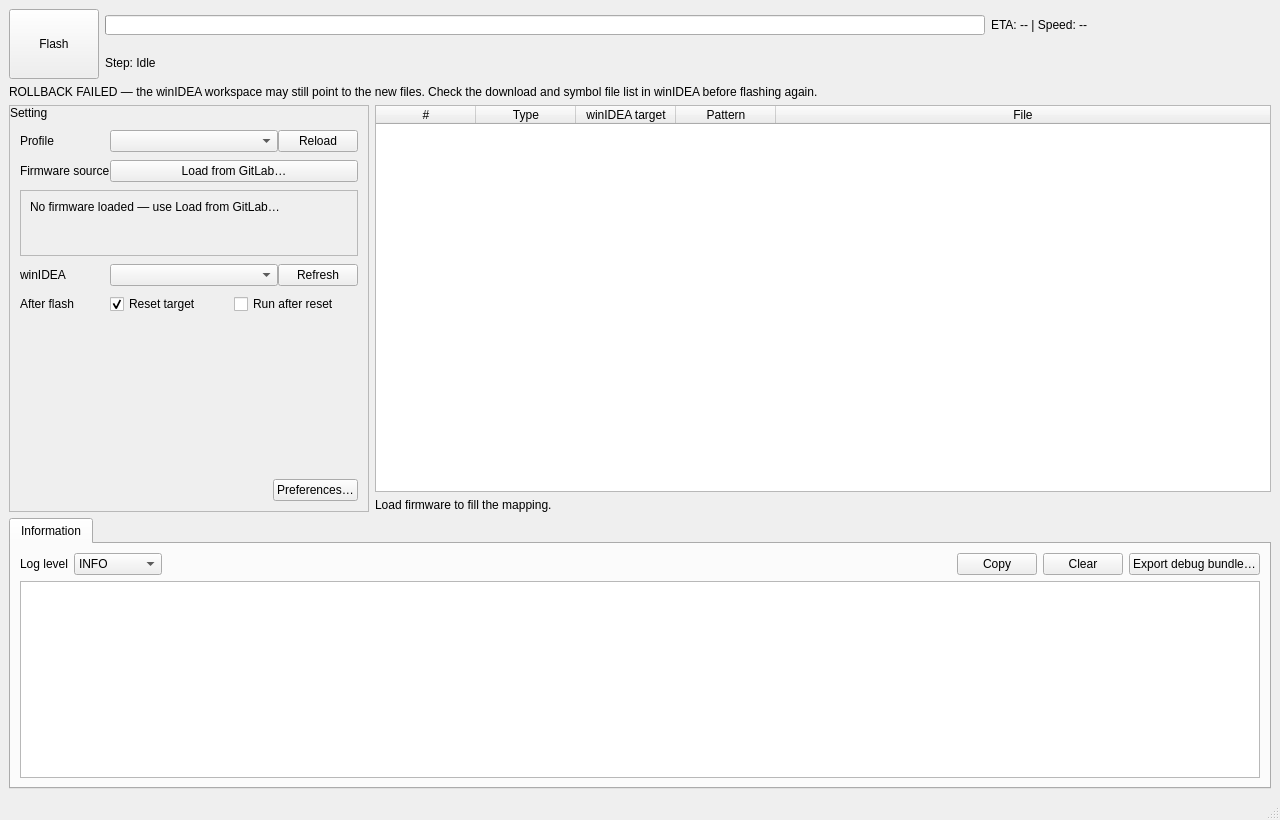
<?xml version="1.0" encoding="UTF-8"?>
<ui version="4.0">
 <class>MainWindow</class>
 <widget class="QMainWindow" name="MainWindow">
  <property name="geometry">
   <rect>
    <x>0</x>
    <y>0</y>
    <width>1280</width>
    <height>820</height>
   </rect>
  </property>
  <property name="windowTitle">
   <string>WFlash</string>
  </property>
  <widget class="QWidget" name="centralWidget_main">
   <layout class="QVBoxLayout" name="verticalLayout_main" stretch="0,0,3,2">
    <item>
     <layout class="QHBoxLayout" name="horizontalLayout_flashHeader">
      <item>
       <widget class="QPushButton" name="pushButton_flash">
        <property name="minimumSize">
         <size>
          <width>90</width>
          <height>70</height>
         </size>
        </property>
        <property name="maximumSize">
         <size>
          <width>90</width>
          <height>70</height>
         </size>
        </property>
        <property name="text">
         <string>Flash</string>
        </property>
        <property name="state" stdset="0">
         <string>idle</string>
        </property>
       </widget>
      </item>
      <item>
       <layout class="QVBoxLayout" name="verticalLayout_flashProgress">
        <item>
         <layout class="QHBoxLayout" name="horizontalLayout_progressRow">
          <item>
           <widget class="QProgressBar" name="progressBar_flash">
            <property name="sizePolicy">
             <sizepolicy hsizetype="Expanding" vsizetype="Fixed">
              <horstretch>1</horstretch>
              <verstretch>0</verstretch>
             </sizepolicy>
            </property>
            <property name="minimumSize">
             <size>
              <width>0</width>
              <height>20</height>
             </size>
            </property>
            <property name="maximumSize">
             <size>
              <width>16777215</width>
              <height>20</height>
             </size>
            </property>
            <property name="value">
             <number>0</number>
            </property>
            <property name="textVisible">
             <bool>false</bool>
            </property>
           </widget>
          </item>
          <item>
           <widget class="QLabel" name="label_flashStats">
            <property name="minimumSize">
             <size>
              <width>280</width>
              <height>0</height>
             </size>
            </property>
            <property name="text">
             <string>ETA: -- | Speed: --</string>
            </property>
           </widget>
          </item>
         </layout>
        </item>
        <item>
         <widget class="QLabel" name="label_step">
          <property name="text">
           <string>Step: Idle</string>
          </property>
         </widget>
        </item>
       </layout>
      </item>
     </layout>
    </item>
    <item>
     <widget class="QLabel" name="label_rollbackWarning">
      <property name="visible">
       <bool>false</bool>
      </property>
      <property name="text">
       <string>ROLLBACK FAILED — the winIDEA workspace may still point to the new files. Check the download and symbol file list in winIDEA before flashing again.</string>
      </property>
      <property name="wordWrap">
       <bool>true</bool>
      </property>
     </widget>
    </item>
    <item>
     <layout class="QHBoxLayout" name="horizontalLayout_workArea">
      <item>
       <widget class="QFrame" name="frame_settingPanel">
        <property name="minimumSize">
         <size>
          <width>360</width>
          <height>0</height>
         </size>
        </property>
        <property name="maximumSize">
         <size>
          <width>360</width>
          <height>16777215</height>
         </size>
        </property>
        <property name="frameShape">
         <enum>QFrame::Shape::StyledPanel</enum>
        </property>
        <layout class="QVBoxLayout" name="verticalLayout_settingPanel">
         <property name="spacing">
          <number>0</number>
         </property>
         <property name="leftMargin">
          <number>0</number>
         </property>
         <property name="topMargin">
          <number>0</number>
         </property>
         <property name="rightMargin">
          <number>0</number>
         </property>
         <property name="bottomMargin">
          <number>0</number>
         </property>
         <item>
          <widget class="QLabel" name="label_settingHeader">
           <property name="text">
            <string>Setting</string>
           </property>
          </widget>
         </item>
         <item>
          <layout class="QGridLayout" name="gridLayout_setting">
           <property name="leftMargin">
            <number>10</number>
           </property>
           <property name="topMargin">
            <number>10</number>
           </property>
           <property name="rightMargin">
            <number>10</number>
           </property>
           <property name="bottomMargin">
            <number>6</number>
           </property>
           <property name="verticalSpacing">
            <number>8</number>
           </property>
           <item row="0" column="0">
            <widget class="QLabel" name="label_profile">
             <property name="text">
              <string>Profile</string>
             </property>
             <property name="buddy">
              <cstring>comboBox_profile</cstring>
             </property>
            </widget>
           </item>
           <item row="0" column="1">
            <layout class="QHBoxLayout" name="horizontalLayout_profile">
             <item>
              <widget class="QComboBox" name="comboBox_profile">
               <property name="sizePolicy">
                <sizepolicy hsizetype="Expanding" vsizetype="Fixed">
                 <horstretch>1</horstretch>
                 <verstretch>0</verstretch>
                </sizepolicy>
               </property>
              </widget>
             </item>
             <item>
              <widget class="QPushButton" name="pushButton_reloadProfiles">
               <property name="text">
                <string>Reload</string>
               </property>
              </widget>
             </item>
            </layout>
           </item>
           <item row="1" column="0">
            <widget class="QLabel" name="label_firmwareSource">
             <property name="text">
              <string>Firmware source</string>
             </property>
             <property name="buddy">
              <cstring>pushButton_loadFromGitlab</cstring>
             </property>
            </widget>
           </item>
           <item row="1" column="1">
            <widget class="QPushButton" name="pushButton_loadFromGitlab">
             <property name="text">
              <string>Load from GitLab…</string>
             </property>
            </widget>
           </item>
           <item row="2" column="0" colspan="2">
            <widget class="QFrame" name="frame_sourceCard">
             <property name="frameShape">
              <enum>QFrame::Shape::StyledPanel</enum>
             </property>
             <layout class="QVBoxLayout" name="verticalLayout_sourceCard">
              <property name="spacing">
               <number>2</number>
              </property>
              <item>
               <widget class="QLabel" name="label_sourceTitle">
                <property name="text">
                 <string>No firmware loaded — use Load from GitLab…</string>
                </property>
                <property name="wordWrap">
                 <bool>true</bool>
                </property>
               </widget>
              </item>
              <item>
               <widget class="QLabel" name="label_sourceDetail">
                <property name="text">
                 <string/>
                </property>
                <property name="wordWrap">
                 <bool>true</bool>
                </property>
                <property name="textInteractionFlags">
                 <set>Qt::TextInteractionFlag::TextSelectableByMouse</set>
                </property>
               </widget>
              </item>
              <item>
               <widget class="QLabel" name="label_sourceCache">
                <property name="text">
                 <string/>
                </property>
               </widget>
              </item>
             </layout>
            </widget>
           </item>
           <item row="3" column="0">
            <widget class="QLabel" name="label_instance">
             <property name="text">
              <string>winIDEA</string>
             </property>
             <property name="buddy">
              <cstring>comboBox_instance</cstring>
             </property>
            </widget>
           </item>
           <item row="3" column="1">
            <layout class="QHBoxLayout" name="horizontalLayout_instance">
             <item>
              <widget class="QComboBox" name="comboBox_instance">
               <property name="sizePolicy">
                <sizepolicy hsizetype="Expanding" vsizetype="Fixed">
                 <horstretch>1</horstretch>
                 <verstretch>0</verstretch>
                </sizepolicy>
               </property>
              </widget>
             </item>
             <item>
              <widget class="QPushButton" name="pushButton_refreshInstances">
               <property name="text">
                <string>Refresh</string>
               </property>
              </widget>
             </item>
            </layout>
           </item>
           <item row="4" column="0">
            <widget class="QLabel" name="label_afterFlash">
             <property name="text">
              <string>After flash</string>
             </property>
            </widget>
           </item>
           <item row="4" column="1">
            <layout class="QHBoxLayout" name="horizontalLayout_afterFlash">
             <item>
              <widget class="QCheckBox" name="checkBox_reset">
               <property name="text">
                <string>Reset target</string>
               </property>
               <property name="checked">
                <bool>true</bool>
               </property>
              </widget>
             </item>
             <item>
              <widget class="QCheckBox" name="checkBox_run">
               <property name="text">
                <string>Run after reset</string>
               </property>
              </widget>
             </item>
            </layout>
           </item>
          </layout>
         </item>
         <item>
          <spacer name="verticalSpacer_settingPanel">
           <property name="orientation">
            <enum>Qt::Orientation::Vertical</enum>
           </property>
           <property name="sizeHint" stdset="0">
            <size>
             <width>20</width>
             <height>40</height>
            </size>
           </property>
          </spacer>
         </item>
         <item>
          <layout class="QHBoxLayout" name="horizontalLayout_preferences">
           <property name="leftMargin">
            <number>10</number>
           </property>
           <property name="rightMargin">
            <number>10</number>
           </property>
           <property name="bottomMargin">
            <number>10</number>
           </property>
           <item>
            <spacer name="horizontalSpacer_preferences">
             <property name="orientation">
              <enum>Qt::Orientation::Horizontal</enum>
             </property>
             <property name="sizeHint" stdset="0">
              <size>
               <width>40</width>
               <height>20</height>
              </size>
             </property>
            </spacer>
           </item>
           <item>
            <widget class="QPushButton" name="pushButton_preferences">
             <property name="text">
              <string>Preferences…</string>
             </property>
            </widget>
           </item>
          </layout>
         </item>
        </layout>
       </widget>
      </item>
      <item>
       <layout class="QVBoxLayout" name="verticalLayout_mapping">
        <item>
         <widget class="QTableWidget" name="tableWidget_mapping">
          <property name="editTriggers">
           <set>QAbstractItemView::EditTrigger::NoEditTriggers</set>
          </property>
          <property name="selectionMode">
           <enum>QAbstractItemView::SelectionMode::NoSelection</enum>
          </property>
          <attribute name="horizontalHeaderStretchLastSection">
           <bool>true</bool>
          </attribute>
          <attribute name="verticalHeaderVisible">
           <bool>false</bool>
          </attribute>
          <column>
           <property name="text">
            <string>#</string>
           </property>
          </column>
          <column>
           <property name="text">
            <string>Type</string>
           </property>
          </column>
          <column>
           <property name="text">
            <string>winIDEA target</string>
           </property>
          </column>
          <column>
           <property name="text">
            <string>Pattern</string>
           </property>
          </column>
          <column>
           <property name="text">
            <string>File</string>
           </property>
          </column>
         </widget>
        </item>
        <item>
         <widget class="QLabel" name="label_mappingHint">
          <property name="text">
           <string>Load firmware to fill the mapping.</string>
          </property>
         </widget>
        </item>
       </layout>
      </item>
     </layout>
    </item>
    <item>
     <widget class="QTabWidget" name="tabWidget_output">
      <property name="currentIndex">
       <number>0</number>
      </property>
      <widget class="QWidget" name="tab_information">
       <attribute name="title">
        <string>Information</string>
       </attribute>
       <layout class="QVBoxLayout" name="verticalLayout_information">
        <item>
         <layout class="QHBoxLayout" name="horizontalLayout_logBar">
          <item>
           <widget class="QLabel" name="label_logLevel">
            <property name="text">
             <string>Log level</string>
            </property>
            <property name="buddy">
             <cstring>comboBox_logLevel</cstring>
            </property>
           </widget>
          </item>
          <item>
           <widget class="QComboBox" name="comboBox_logLevel">
            <property name="currentIndex">
             <number>1</number>
            </property>
            <item>
             <property name="text">
              <string>DEBUG</string>
             </property>
            </item>
            <item>
             <property name="text">
              <string>INFO</string>
             </property>
            </item>
            <item>
             <property name="text">
              <string>WARNING</string>
             </property>
            </item>
            <item>
             <property name="text">
              <string>ERROR</string>
             </property>
            </item>
           </widget>
          </item>
          <item>
           <spacer name="horizontalSpacer_logBar">
            <property name="orientation">
             <enum>Qt::Orientation::Horizontal</enum>
            </property>
            <property name="sizeHint" stdset="0">
             <size>
              <width>40</width>
              <height>20</height>
             </size>
            </property>
           </spacer>
          </item>
          <item>
           <widget class="QPushButton" name="pushButton_copyLog">
            <property name="text">
             <string>Copy</string>
            </property>
           </widget>
          </item>
          <item>
           <widget class="QPushButton" name="pushButton_clearLog">
            <property name="text">
             <string>Clear</string>
            </property>
           </widget>
          </item>
          <item>
           <widget class="QPushButton" name="pushButton_exportBundle">
            <property name="text">
             <string>Export debug bundle…</string>
            </property>
           </widget>
          </item>
         </layout>
        </item>
        <item>
         <widget class="QPlainTextEdit" name="plainTextEdit_log">
          <property name="lineWrapMode">
           <enum>QPlainTextEdit::LineWrapMode::NoWrap</enum>
          </property>
          <property name="readOnly">
           <bool>true</bool>
          </property>
          <property name="maximumBlockCount">
           <number>20000</number>
          </property>
         </widget>
        </item>
       </layout>
      </widget>
     </widget>
    </item>
   </layout>
  </widget>
  <widget class="QStatusBar" name="statusBar_main"/>
 </widget>
 <resources/>
 <connections/>
</ui>
